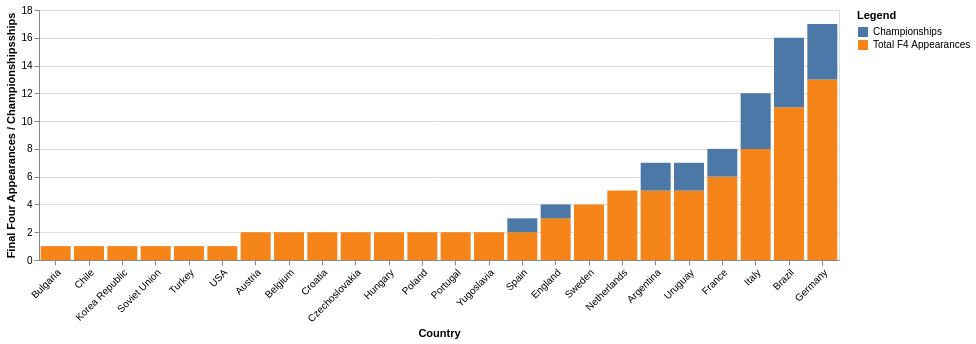

This figure's Vega-Lite source:
### Vega-Lite specification from a JSON file in a GitHub repository (floating-point values rounded to 4 significant figures)
{"$schema": "https://vega.github.io/schema/vega-lite/v4.17.0.json", "config": {"view": {"continuousHeight": 300, "continuousWidth": 400}}, "data": {"name": "data-6cab110acf15c1887f3fae628e8cd65e"}, "datasets": {"data-6cab110acf15c1887f3fae628e8cd65e": [{"Championships": 2.0, "Country": "Argentina", "Finalist": 5.0, "Fourth": 0.0, "Second": 3.0, "Third": 0.0, "Total F4 Appearances": 5.0}, {"Championships": 0.0, "Country": "Austria", "Finalist": 0.0, "Fourth": 1.0, "Second": 0.0, "Third": 1.0, "Total F4 Appearances": 2.0}, {"Championships": 0.0, "Country": "Belgium", "Finalist": 0.0, "Fourth": 1.0, "Second": 0.0, "Third": 1.0, "Total F4 Appearances": 2.0}, {"Championships": 5.0, "Country": "Brazil", "Finalist": 7.0, "Fourth": 2.0, "Second": 2.0, "Third": 2.0, "Total F4 Appearances": 11.0}, {"Championships": 0.0, "Country": "Bulgaria", "Finalist": 0.0, "Fourth": 1.0, "Second": 0.0, "Third": 0.0, "Total F4 Appearances": 1.0}, {"Championships": 0.0, "Country": "Chile", "Finalist": 0.0, "Fourth": 0.0, "Second": 0.0, "Third": 1.0, "Total F4 Appearances": 1.0}, {"Championships": 0.0, "Country": "Croatia", "Finalist": 1.0, "Fourth": 0.0, "Second": 1.0, "Third": 1.0, "Total F4 Appearances": 2.0}, {"Championships": 0.0, "Country": "Czechoslovakia", "Finalist": 2.0, "Fourth": 0.0, "Second": 2.0, "Third": 0.0, "Total F4 Appearances": 2.0}, {"Championships": 1.0, "Country": "England", "Finalist": 1.0, "Fourth": 2.0, "Second": 0.0, "Third": 0.0, "Total F4 Appearances": 3.0}, {"Championships": 2.0, "Country": "France", "Finalist": 3.0, "Fourth": 1.0, "Second": 1.0, "Third": 2.0, "Total F4 Appearances": 6.0}, {"Championships": 4.0, "Country": "Germany", "Finalist": 8.0, "Fourth": 1.0, "Second": 4.0, "Third": 4.0, "Total F4 Appearances": 13.0}, {"Championships": 0.0, "Country": "Hungary", "Finalist": 2.0, "Fourth": 0.0, "Second": 2.0, "Third": 0.0, "Total F4 Appearances": 2.0}, {"Championships": 4.0, "Country": "Italy", "Finalist": 6.0, "Fourth": 1.0, "Second": 2.0, "Third": 1.0, "Total F4 Appearances": 8.0}, {"Championships": 0.0, "Country": "Korea Republic", "Finalist": 0.0, "Fourth": 1.0, "Second": 0.0, "Third": 0.0, "Total F4 Appearances": 1.0}, {"Championships": 0.0, "Country": "Netherlands", "Finalist": 3.0, "Fourth": 1.0, "Second": 3.0, "Third": 1.0, "Total F4 Appearances": 5.0}, {"Championships": 0.0, "Country": "Poland", "Finalist": 0.0, "Fourth": 0.0, "Second": 0.0, "Third": 2.0, "Total F4 Appearances": 2.0}, {"Championships": 0.0, "Country": "Portugal", "Finalist": 0.0, "Fourth": 1.0, "Second": 0.0, "Third": 1.0, "Total F4 Appearances": 2.0}, {"Championships": 0.0, "Country": "Soviet Union", "Finalist": 0.0, "Fourth": 1.0, "Second": 0.0, "Third": 0.0, "Total F4 Appearances": 1.0}, {"Championships": 1.0, "Country": "Spain", "Finalist": 1.0, "Fourth": 1.0, "Second": 0.0, "Third": 0.0, "Total F4 Appearances": 2.0}, {"Championships": 0.0, "Country": "Sweden", "Finalist": 1.0, "Fourth": 1.0, "Second": 1.0, "Third": 2.0, "Total F4 Appearances": 4.0}, {"Championships": 0.0, "Country": "Turkey", "Finalist": 0.0, "Fourth": 0.0, "Second": 0.0, "Third": 1.0, "Total F4 Appearances": 1.0}, {"Championships": 0.0, "Country": "USA", "Finalist": 0.0, "Fourth": 0.0, "Second": 0.0, "Third": 1.0, "Total F4 Appearances": 1.0}, {"Championships": 2.0, "Country": "Uruguay", "Finalist": 2.0, "Fourth": 3.0, "Second": 0.0, "Third": 0.0, "Total F4 Appearances": 5.0}, {"Championships": 0.0, "Country": "Yugoslavia", "Finalist": 0.0, "Fourth": 2.0, "Second": 0.0, "Third": 0.0, "Total F4 Appearances": 2.0}]}, "encoding": {"color": {"field": "Legend", "type": "nominal"}, "tooltip": [{"field": "stacked", "title": "Count", "type": "quantitative"}], "x": {"axis": {"labelAngle": -45}, "field": "Country", "sort": "y", "title": "Country", "type": "nominal"}, "y": {"field": "stacked", "title": "Final Four Appearances / Championshipsships", "type": "quantitative"}}, "height": 250, "mark": "bar", "transform": [{"as": ["Legend", "stacked"], "fold": ["Total F4 Appearances", "Championships"]}], "width": 800}
